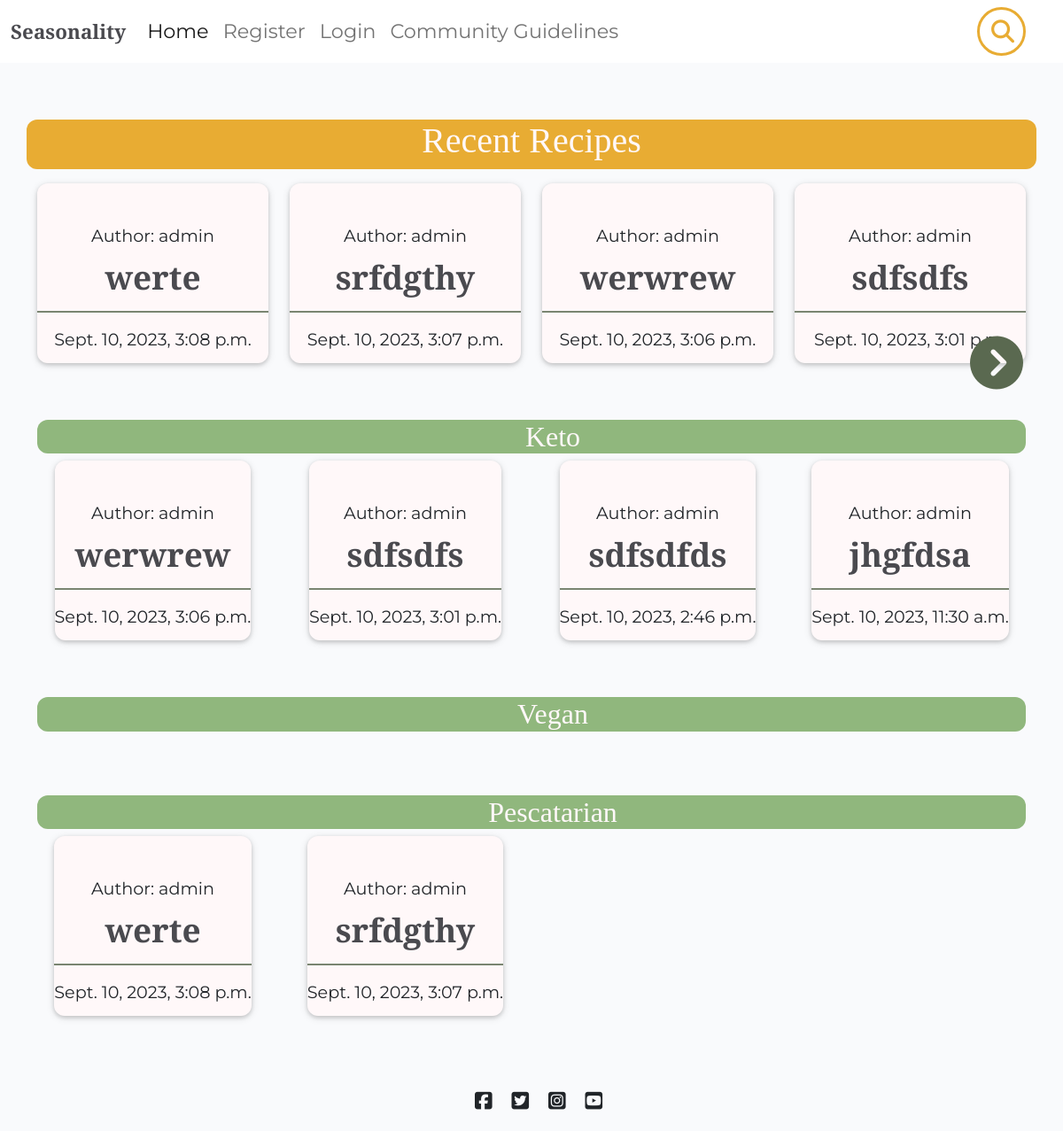
The page / on the database its author committed.
### recipebook/models.py (models this page shows, shortened)
class Recipe(models.Model):
    class NewManager(models.Manager):
        def get_queryset(self):
            return super().get_queryset() .filter()
    title = models.CharField(max_length=200, unique=True)
    slug = models.SlugField(max_length=200, unique=True)
    author = models.ForeignKey(
        User, on_delete=models.CASCADE, related_name="recipes"
    )
    diet = models.ForeignKey(
        Diet, on_delete=models.CASCADE, default=True, null=False)
    season = models.ForeignKey(
        Season, on_delete=models.CASCADE, default=True, null=False)
    featured_image = CloudinaryField('image', default='placeholder')
    updated_on = models.DateTimeField(auto_now=True)
    content = models.TextField()
    created_on = models.DateTimeField(auto_now_add=True)
    status = models.IntegerField(choices=STATUS, default=0)
    ingredients = models.TextField(default='placeholder')
    calories = models.IntegerField(default=0)
    fat = models.IntegerField(default=0)
    protein = models.IntegerField(default=0)
    carbs = models.IntegerField(default=0)
    servs = models.IntegerField(default=0)
    favourites = models.ManyToManyField(
        User, related_name='favourite', default=None, blank=True)
    objects = models.Manager()
    newmanager = NewManager()
    class Meta:
        ordering = ["-created_on"]

class Diet(models.Model):
    name = models.CharField(max_length=100)

### recipebook/views.py (the view)
# urls.py: path('', views.IndexView.as_view(), name='home'),
class IndexView(TemplateView):
    template_name = 'index.html'
    paginate_by = 4
    def get_context_data(self, **kwargs):
        context = super().get_context_data(**kwargs)
        recipes = Recipe.objects.filter(status=1)
        diets = Diet.objects.all()
        paginator = Paginator(recipes, self.paginate_by)
        page = self.request.GET.get('page')
        recipes_page = paginator.get_page(page)
        context['recipes'] = recipes_page
        context['diets'] = diets
        return context

### templates/index.html (shortened to what this page needs)
{% extends "base/base.html" %}
{% block content %}
<div class="container-fluid">
    <div class="container text-center my-3">
        <div class="row py-5">
            <div class="text-center recent-background mb-3">
                <h1>Recent Recipes</h1>
            </div>
            {% for recipe in recipes %}
            <div class="col-md-3">
                <div class="card md-3">
                    <div class="card-body">
                        <div class="image-flash">
                            <p class="author">Author: {{ recipe.author }}</p>
                        </div>
                    </div>
                    <a href="{% url 'recipe_detail' recipe.slug  %}" class="recipe-link">
                        <h3 class="card-title">{{ recipe.title }}</h3>
                    </a>
                    <hr class="card-hr" />
                    <p class="card-text text-muted-6">{{ recipe.created_on }}</p>
                </div>
            </div>
            {% endfor %}
        </div>
    </div>
</div>
    {% if recipes.has_next %}
    <div class="col-12">
        <a class="carousel-control-next" href="?page={{ recipes.next_page_number }}" role="button" data-slide="next">
            <span class="fa-solid fa-circle-chevron-right fa-xl" aria-hidden="true"></span>
        </a>
    </div>
    {% endif %}
{% for diet in diets|slice:":3" %}
<div class="container-fluid">
    <div class="container my-3">
        <div class="text-center diet-background ps-5">
            <h2>{{ diet.name }}</h2>
        </div>
        <div class="row pb-5 mt-2">
            {% for recipe in diet.recipe_set.all|slice:":4" %}
            {% if recipe.status %}
            <div class="col-md-3 d-flex flex-row text-center">
                <div class="card mx-auto">
                    <div class="card-body">
                        <div class="image-flash">
                            <p class="author">Author: {{ recipe.author }}</p>
                        </div>
                    </div>
                    <a href="{% url 'recipe_detail' recipe.slug  %}" class="recipe-link">
                        <h3 class="card-title">{{ recipe.title }}</h3>
                    </a>
                    <hr class="card-hr" />
                    <p class="card-text text-muted-6">{{ recipe.created_on }}</p>
                </div>
            </div>
            {% endif %}
            {% endfor %}
        </div>
    </div>
</div>
{% endfor %}
{% endblock %}

### static/css/style.css (style rules this page uses)
body { background-color: #F9FAFC; overflow-x: hidden; }
.main-bg { background-image: url('https://res.cloudinary.com/dnyfx3g7s/image/upload/v1694383930/background_seasonality.svg'); background-attachment: fixed; background-repeat: no-repeat; background-size: cover; background-position: center; }
a, p, ul, li { font-family: 'Montserrat', sans-serif; font-size: 1.4rem; color: #212529; }
h1, h2, h3, h4, h5, h6 { font-family: 'Playfair Display', serif; color: #4A4A4F; }
.card { border: none; background-color: transparent; }
.recipe-link { text-decoration: none; color: #445261; }
.diet-background { background-color: #90b77d; border-radius: 12px; }
.recent-background { background-color: #E8AC33; border-radius: 12px; }
.recent-background h1, h2 { color: #fff8f9; }
.card { display: block; padding-bottom: 12px; background-color: #fff8f9; border-radius: 12px; box-shadow: 0 2px 5px 0 rgba(0, 0, 0, 0.16), 0 2px 10px 0 rgba(0, 0, 0, 0.12); transition: box-shadow .25s; }
.carousel-control-next, .carousel-control-prev { opacity: 1; top: 10em; bottom: 165px; text-decoration: none; font-size: 40px; height: 20px; padding-left: 30px; color: #5A6950; }
.author { margin: 5px 0 -6px 0; font-size: 1.2rem }
.card-text { font-size: 1.2rem }
.card-hr { border: 1.5px solid #5a6950; opacity: .8; }
.card-title { margin-top: 0px; font-weight: 600; font-size: 1.65em; }
.container-fluid { max-width: 100%; }
body { margin-bottom: 0px; }

### rows shown on the page
Recipe: author "admin", title "werte", created_on "Sept. 10, 2023, 3:08 p.m."
Recipe: author "admin", title "srfdgthy", created_on "Sept. 10, 2023, 3:07 p.m."
Recipe: author "admin", title "werwrew", created_on "Sept. 10, 2023, 3:06 p.m."
Recipe: author "admin", title "sdfsdfs", created_on "Sept. 10, 2023, 3:01 p.m."
Diet: name "Keto"
Recipe: author "admin", title "sdfsdfds", created_on "Sept. 10, 2023, 2:46 p.m."
Recipe: author "admin", title "jhgfdsa", created_on "Sept. 10, 2023, 11:30 a.m."
Diet: name "Vegan"
Diet: name "Pescatarian"
